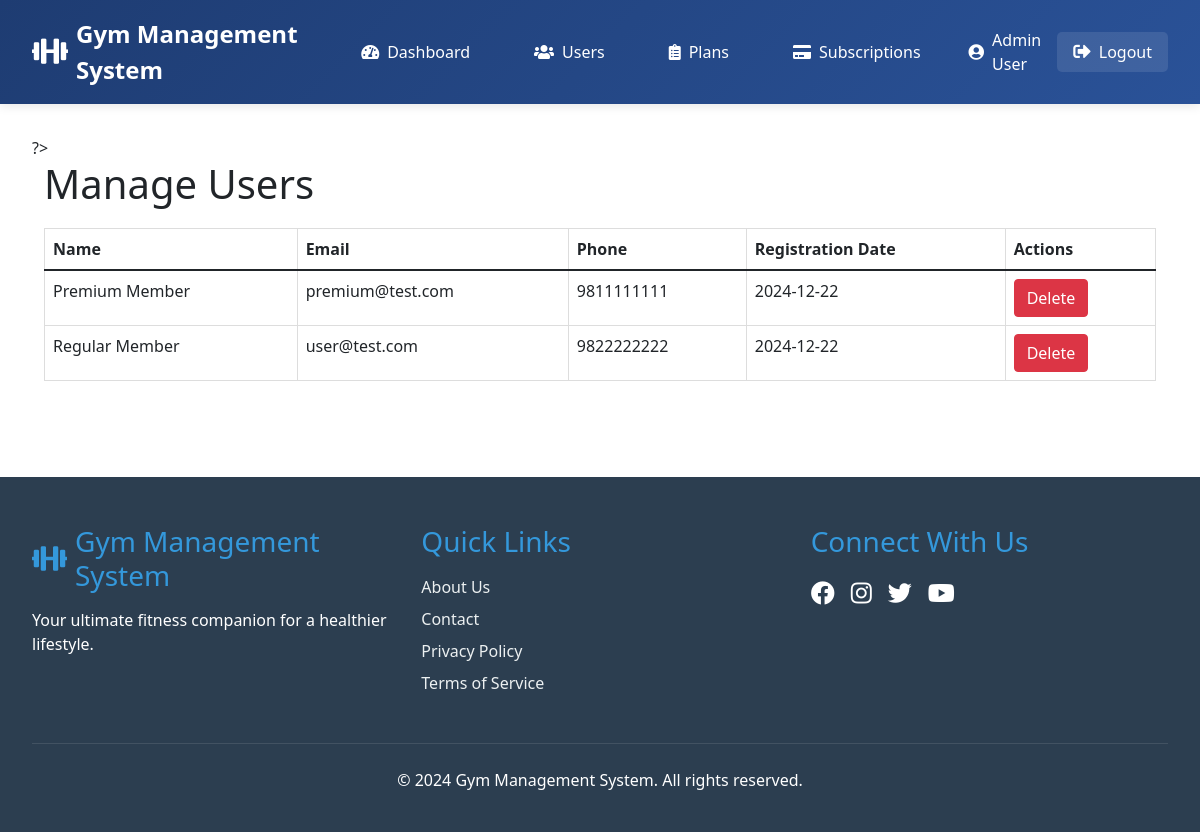
/admin/manage_users.php (signed in), run on the app's committed database.
### tables this page shows
CREATE TABLE users (
    user_id INT AUTO_INCREMENT PRIMARY KEY,
    full_name VARCHAR(100) NOT NULL,
    email VARCHAR(100) UNIQUE NOT NULL,
    password VARCHAR(255) NOT NULL,
    phone_number VARCHAR(15),
    registration_date TIMESTAMP DEFAULT CURRENT_TIMESTAMP,
    role ENUM('admin', 'user') DEFAULT 'user'
);

### admin/manage_users.php (the view, shortened to what this page needs)
<?php
require_once '../includes/header.php';
$users_sql = "SELECT * FROM users WHERE role = 'user'";
$users_result = mysqli_query($con, $users_sql);
?>
<div class="container">
    <h1>Manage Users</h1>
    <table class="table">
        <thead>
            <tr>
                <th>Name</th>
                <th>Email</th>
                <th>Phone</th>
                <th>Registration Date</th>
                <th>Actions</th>
            </tr>
        </thead>
        <tbody>
            <?php while ($user = mysqli_fetch_assoc($users_result)): ?>
            <tr>
                <td><?php echo htmlspecialchars($user['full_name']); ?></td>
                <td><?php echo htmlspecialchars($user['email']); ?></td>
                <td><?php echo htmlspecialchars($user['phone_number']); ?></td>
                <td><?php echo date('Y-m-d', strtotime($user['registration_date'])); ?></td>
                <td>
                    <a href="?delete_id=<?php echo $user['user_id']; ?>"
                       class="btn btn-danger"
                       onclick="return confirm('Are you sure?')">Delete</a>
                </td>
            </tr>
            <?php endwhile; ?>
        </tbody>
    </table>
</div>
<?php require_once '../includes/footer.php'; ?>

### assets/css/style.css (style rules this page uses)
* { margin: 0; padding: 0; box-sizing: border-box; }
body { font-family: 'Segoe UI', Tahoma, Geneva, Verdana, sans-serif; line-height: 1.6; background-color: #f5f5f5; min-height: 100vh; display: flex; flex-direction: column; }
.btn { display: inline-block; padding: 8px 16px; border: none; border-radius: 4px; cursor: pointer; }
.btn-danger { background-color: #dc3545; color: white; }
.table { width: 100%; border-collapse: collapse; margin-top: 20px; }
.table th, .table td { padding: 12px; border: 1px solid #ddd; text-align: left; }

### data on the page
users: full_name "Premium Member", email "premium@test.com", phone_number "9811111111", registration_date "2024-12-22"
users: full_name "Regular Member", email "user@test.com", phone_number "9822222222", registration_date "2024-12-22"

### other printed values
SITE_NAME "Gym Management System"
$_SESSION['full_name'] "Admin User"
